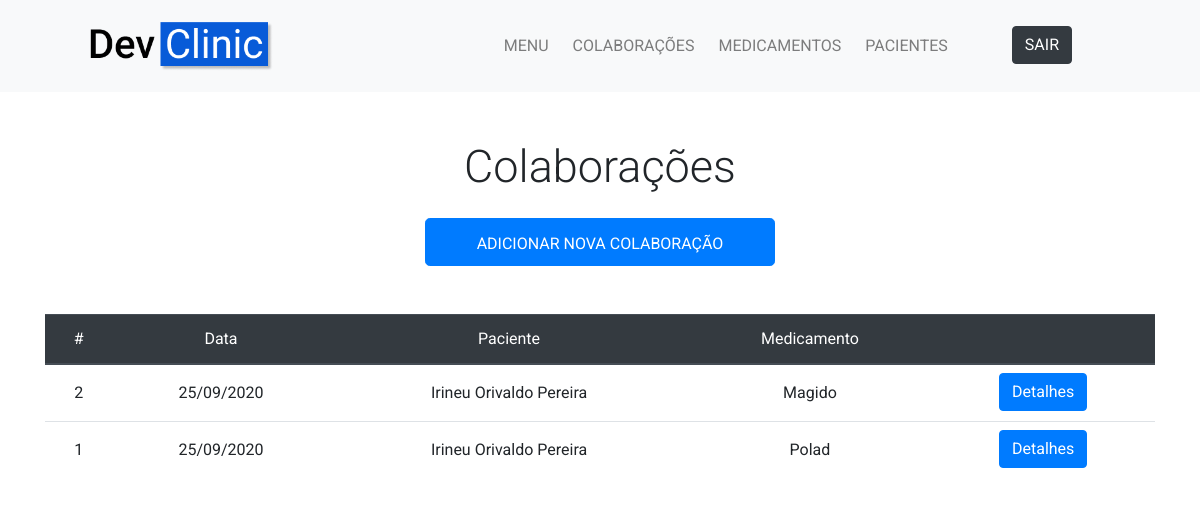
Screenshot of /colaboracao/ (signed in) with the database file from the repository.
### colaboracao/models.py (models this page shows)
class Colaboracao(models.Model):
    data = models.DateTimeField(auto_now_add=True)
    paciente = models.ForeignKey(Paciente, on_delete=models.CASCADE)
    medicamento = models.ForeignKey(Medicamento, on_delete=models.CASCADE)

### paciente/models.py (models this page shows, shortened)
class Paciente(models.Model):
    SEXO_CHOICES = (
        ('Feminino', 'Feminino'),
        ('Masculino', 'Masculino')
    )
    nome = models.CharField(max_length=200)
    idade = models.BigIntegerField()
    cpf = models.CharField(max_length=11)
    sexo = models.CharField(max_length=9, choices=SEXO_CHOICES)
    datadecadastro = models.DateTimeField(auto_now_add=True)

### medicamento/models.py (models this page shows, shortened)
class Medicamento(models.Model):
    nome = models.CharField(max_length=150)
    marca = models.CharField(max_length=60, blank=True)
    quantidade = models.BigIntegerField()

### colaboracao/views.py (the view)
# urls.py: path('', views.menucolaboracao, name='menucolaboracao'),
@login_required
def menucolaboracao(request):
    colaboracoes = Colaboracao.objects.order_by('-data')
    return render(request, 'colaboracao/menucolaboracao.html', {'colaboracoes':colaboracoes})

### colaboracao/templates/colaboracao/menucolaboracao.html
{% extends '../main/base.html' %}
{% block content %}
  <section class="py-5">
    <div class="container">
      <h1 class="display-4 text-center mb-4 big-display">Colaborações</h1>
      <div class="row justify-content-center">
        <div class="col-md-4">
          <a href="{% url 'colaboracao:criarcolaboracao' %}" class="btn btn-primary btn-lg btn-block align-self-center">
            <span style="font-size: 16px;">ADICIONAR NOVA COLABORAÇÃO</span>
          </a>
        </div>
      </div>
      <div class="row justify-content-center mt-5">
        <div class="col-md-12 text-center">
          {% if colaboracoes %}
            <div class="table-responsive" id="tabela-colaboracao">
              <table class="table table-hover">
                <thead class="thead-dark">
                  <tr>
                    <th scope="col" class="text-center">#</th>
                    <th scope="col" class="text-center">Data</th>
                    <th scope="col" class="text-center">Paciente</th>
                    <th scope="col" class="text-center">Medicamento</th>
                    <th scope="col" class="text-center"></th>
                  </tr>
                </thead>
                <tbody>
                  {% for colaboracao in colaboracoes %}
                    <tr>
                      <th class="text-center py-3">{{ colaboracao.id }}</th>
                      <th class="text-center py-3">{{ colaboracao.data|date:'d/m/Y' }}</th>
                      <th class="text-center py-3">{{ colaboracao.paciente.nome }}</th>
                      <th class="text-center py-3">{{ colaboracao.medicamento.nome }}</th>
                      <th class="text-center py-2"><a href="{% url 'colaboracao:vercolaboracao' colaboracao.id %}" class="btn btn-primary">Detalhes</a></th>
                    </tr>
                  {% endfor %}
                </tbody>
              </table>
            </div>
          {% else %}
            <h3>Nenhuma colaboração cadastrada</h3>
          {% endif %}
        </div>
      </div>
    </div>
  </section>
{% endblock %}

### main/static/main/css/style.css (style rules this page uses)
body { font-family: 'Roboto', sans-serif; }
#tabela-colaboracao { height: 450px; overflow: auto; overflow-x: hidden; }
#tabela-colaboracao th { font-weight: 400; }
.big-display { font-size: 45px; }

### rows the page displays
Colaboracao: id "2", data "25/09/2020", paciente.nome "Irineu Orivaldo Pereira", medicamento.nome "Magido"
Colaboracao: id "1", data "25/09/2020", paciente.nome "Irineu Orivaldo Pereira", medicamento.nome "Polad"
